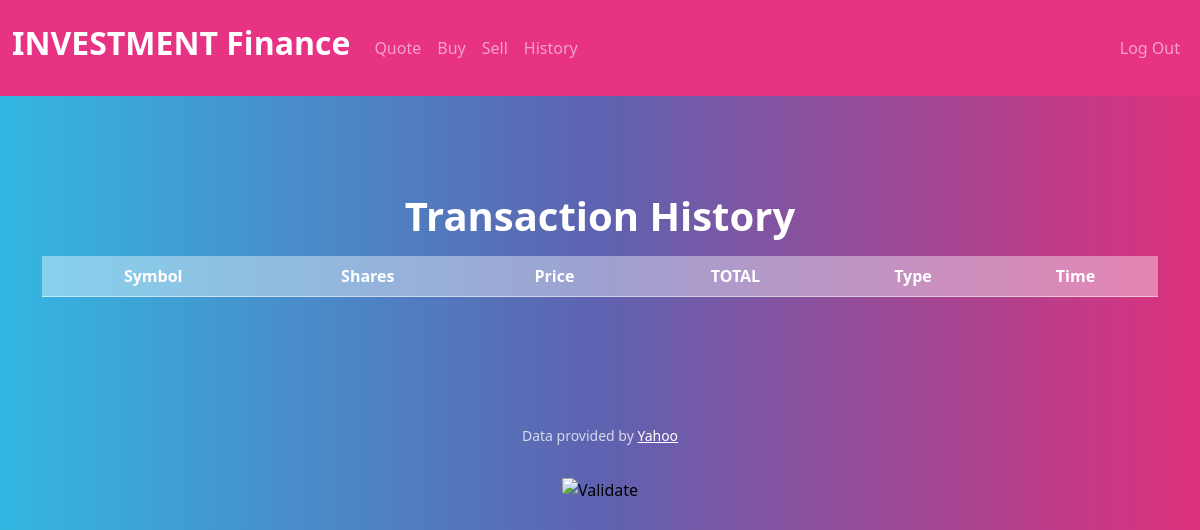
Page /history (signed in) on the earlier database version.
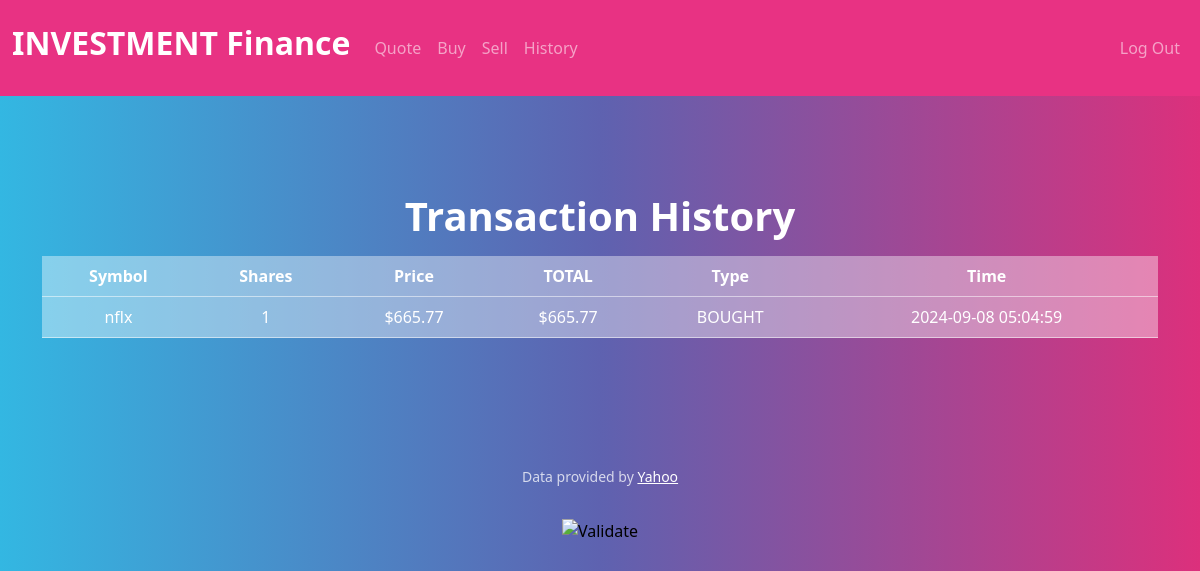
Same page on the later database version.
### tables this page shows
CREATE TABLE transactions (
id INTEGER PRIMARY KEY AUTOINCREMENT NOT NULL,
user_id INTEGER NOT NULL,
symbol TEXT NOT NULL,
shares INTEGER NOT NULL,
price REAL NOT NULL,
total NUMERIC NOT NULL,
transaction_type TEXT NOT NULL, transaction_time TIMESTAMP DEFAULT CURRENT_TIMESTAMP,
FOREIGN KEY (user_id) REFERENCES users(id)
);

### app.py (the view)
@app.route("/history", methods=["GET","POST"])
@login_required
def history():
    user_id = session["user_id"]
    transactions = db.execute("""
                              SELECT symbol, price, shares, total, transaction_time, transaction_type
                              FROM transactions
                              WHERE user_id = ?
                              ORDER BY transaction_time DESC""",
                              user_id)
    return render_template("history.html", transactions=transactions)

### app.py (called while the page is built)
@app.after_request
def after_request(response):
    response.headers["Cache-Control"] = "no-cache, no-store, must-revalidate"
    response.headers["Expires"] = 0
    response.headers["Pragma"] = "no-cache"
    return response

### templates/helpers.py (called while the page is built)
def login_required(f):
    @wraps(f)
    def decorated_function(*args, **kwargs):
        if session.get("user_id") is None:
            return redirect("/login")
        return f(*args, **kwargs)
    return decorated_function

def usd(value):
    return f"${value:,.2f}"

### templates/history.html (shortened to what this page needs)
{% extends "layout.html" %}
{% block main %}
    <h1>Transaction History</h1>
    <div class="table-responsive">
        <table class="table table-hover">
            <thead>
                <tr class="table-secondary">
                    <th>Symbol</th>
                    <th>Shares</th>
                    <th>Price</th>
                    <th>TOTAL</th>
                    <th>Type</th>
                    <th>Time</th>
                </tr>
            </thead>
            <tbody>
                {% for stock in transactions %}
                    <tr class="table-secondary">
                        <td>{{ stock.symbol }}</td>
                        <td>{{ stock.shares }}</td>
                        <td>{{ stock.price | usd }}</td>
                        <td>{{ stock.total | usd }}</td>
                        <td>{{ stock.transaction_type }}</td>
                        <td>{{ stock.transaction_time }}</td>
                    </tr>
                {% endfor %}
            </tbody>
        </table>
    </div>
{% endblock %}

### templates/layout.html (shortened to what this page needs)
<!DOCTYPE html>
<html lang="en">
    <head>
        <link href="/static/bootstrap.min.css" rel="stylesheet">
        <link href="/static/styles.css" rel="stylesheet">
    </head>
    <body>
        <nav class="navbar navbar-expand-lg bg-primary" data-bs-theme="dark">
            <div class="container-fluid">
                <h1>
                    <a class="navbar-brand" href="/">INVESTMENT Finance</a>
                </h1>
                <div class="collapse navbar-collapse" id="navbarColor01">
                    <ul class="navbar-nav me-auto">
                        {% if session["user_id"] %}
                            <li class="nav-item">
                                <a class="nav-link" href="/quote">Quote</a>
                            </li>
                            <li class="nav-item">
                                <a class="nav-link" href="/buy">Buy</a>
                            </li>
                            <li class="nav-item">
                                <a class="nav-link" href="/sell">Sell</a>
                            </li>
                            <li class="nav-item">
                                <a class="nav-link" href="/history">History</a>
                            </li>
                        {% endif %}
                    </ul>
                    {% if session["user_id"] %}
                        <ul class="navbar-nav ms-auto">
                            <li class="nav-item">
                                <a class="nav-link" href="/logout">Log Out</a>
                            </li>
                        </ul>
                    {% endif %}
                </div>
            </div>
        </nav>
        <main class="container py-5 text-center">
            {% block main %}{% endblock %}
        </main>
        <footer class="mb-5">
            <p class="mb-3 small text-center text-muted">
                Data provided by <a href="https://finance.yahoo.com/">Yahoo</a>
            </p>
            <form action="https://validator.w3.org/check" class="text-center" enctype="multipart/form-data" method="post" target="_blank">
                <input alt="Validate" src="/static/I_heart_validator.png" type="image">
            </form>
        </footer>
    </body>
</html>

### static/styles.css (style rules this page uses)
nav .navbar-brand { font-size: xx-large; }

Differences in the rows shown:
added transactions: symbol "nflx", shares "1", price "$665.77", total "$665.77", transaction_type "BOUGHT", transaction_time "2024-09-08 05:04:59"
